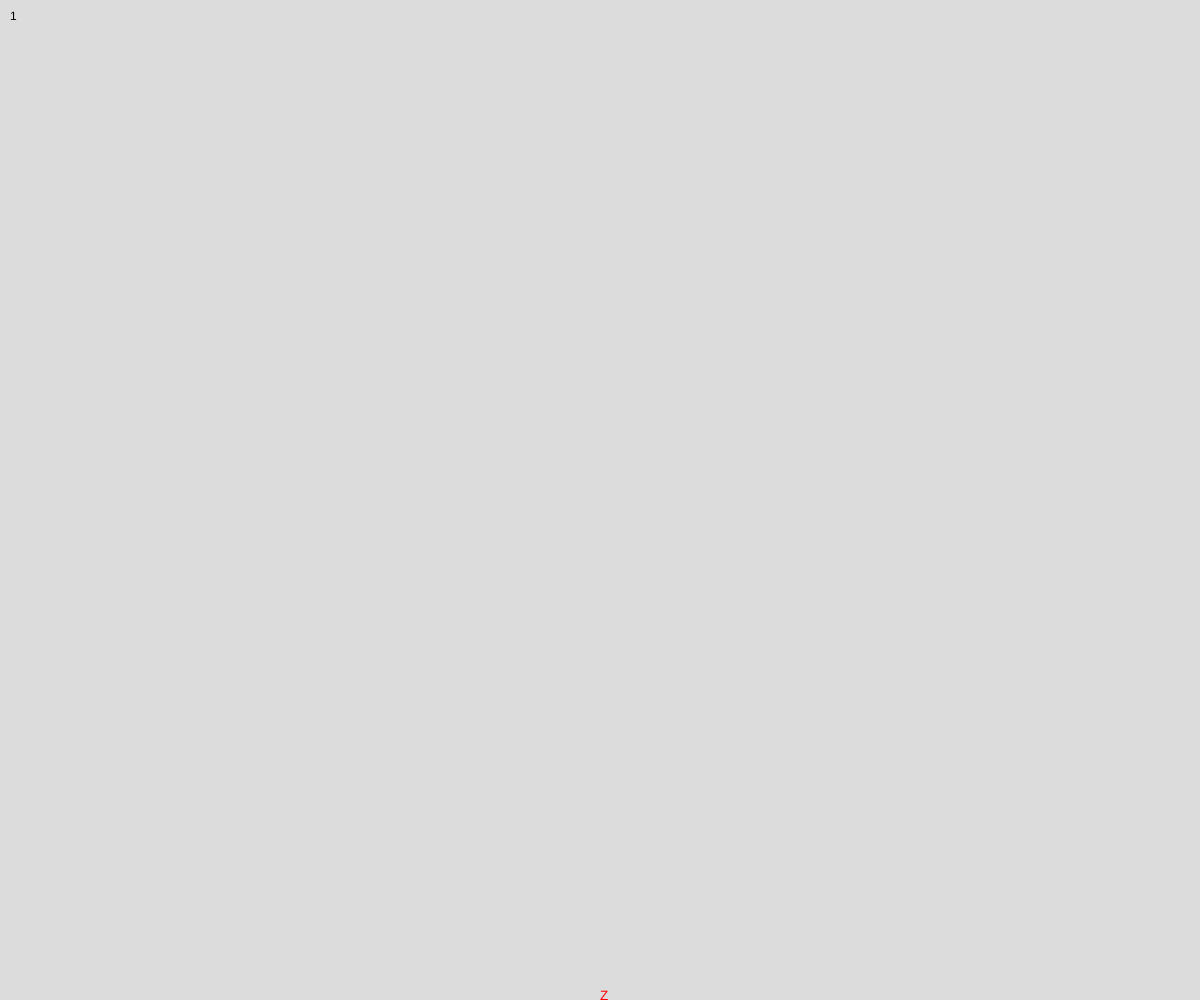
Frame 1 (no input)
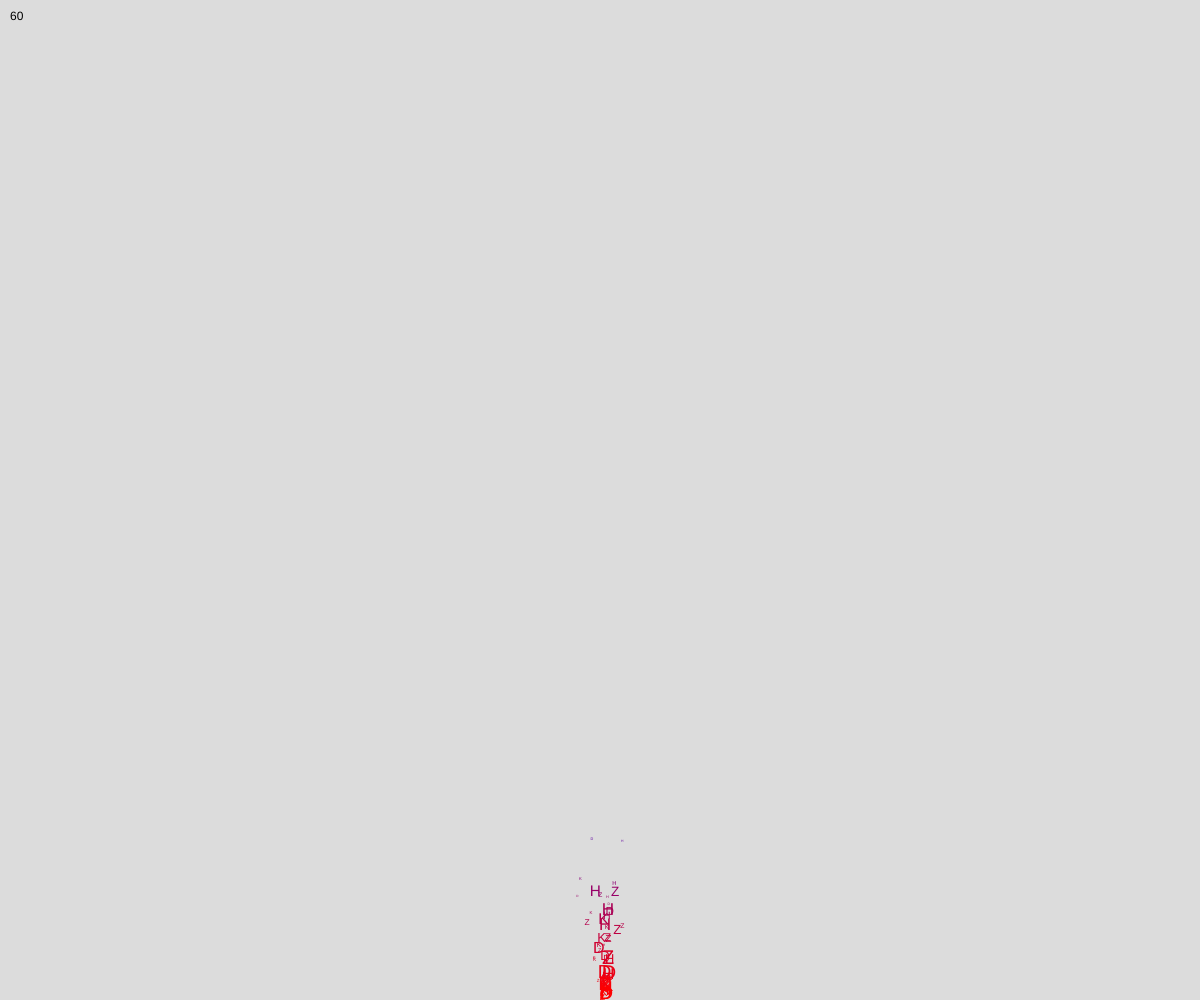
Frame 60 (no input)
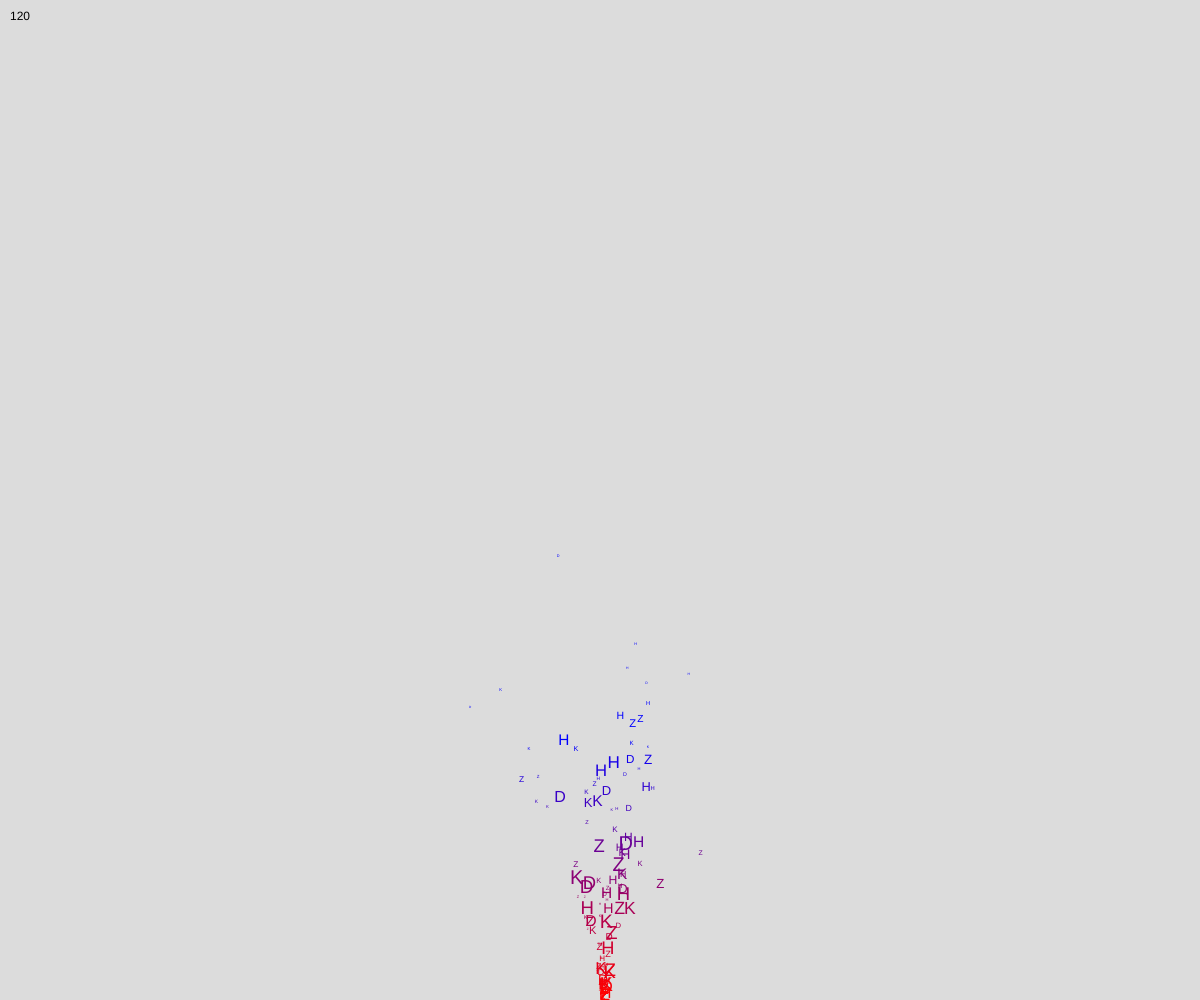
Frame 120 (the mouse pressed at the canvas centre since frame 60)

The p5.js sketch that drew these frames (run headless with seeded random() and noise() and a simulated clock; from frame 60 on, the mouse is pressed at the canvas centre):

// p5.js sketch
// ── sketch.js
let particles = []

function setup() {
  createCanvas(windowWidth, windowHeight);
}

function update() {
  const particle = new Particle(random(.75, 2));
  // Start force: slightly sideways and upwards (gravity is in particle.js)
  let startForce = createVector(random(-0.02, 0.02), random(-0.1, -0.15));  
  particle.applyForce(startForce);  
  particles.push(particle)
}

function draw() {
  background(220);
  update()
  
  particles.forEach(p => p.draw());
  // keep only particles that are not dead
  particles = particles.filter(p => !p.dead);

  noStroke()
  text(particles.length, 10, 20)
}
// ── particle.js

class Particle {
  constructor(mass = 1, x = width / 2, y = height) {
    this.position = createVector(x, y)
    this.mass = mass;
    this.velocity = createVector(0, 0);
    this.acceleration = createVector(0, 0);
    this.gravity = createVector(0,0.002)
    this.dead = false
    this.string = "ZHDK".charAt(random(4))
  }

  applyForce(force) {
    this.force = force
  }

  update() {
    if (this.force) {
      let f = p5.Vector.div(this.force, this.mass);
      this.acceleration.add(f);
      this.force.add(this.gravity)
    }
    this.velocity.add(this.acceleration);
    this.position.add(this.velocity);
    this.acceleration.mult(0);
  }

  show() {
    noStroke()
    push()
        fill(255 - (height - this.position.y), 0, (height - this.position.y));
        textSize((this.mass * this.mass) * 5);    
        text(this.string, this.position.x, this.position.y)
    pop()
  }

  checkEdges() {
    if (
      (this.position.x > width) || (this.position.x < 0) || (this.position.y > height) || (this.position.y < 0)
    ) {
      this.dead = true
    }
  }

  draw() {
    this.update();
    this.show();
    this.checkEdges();
  }
}
